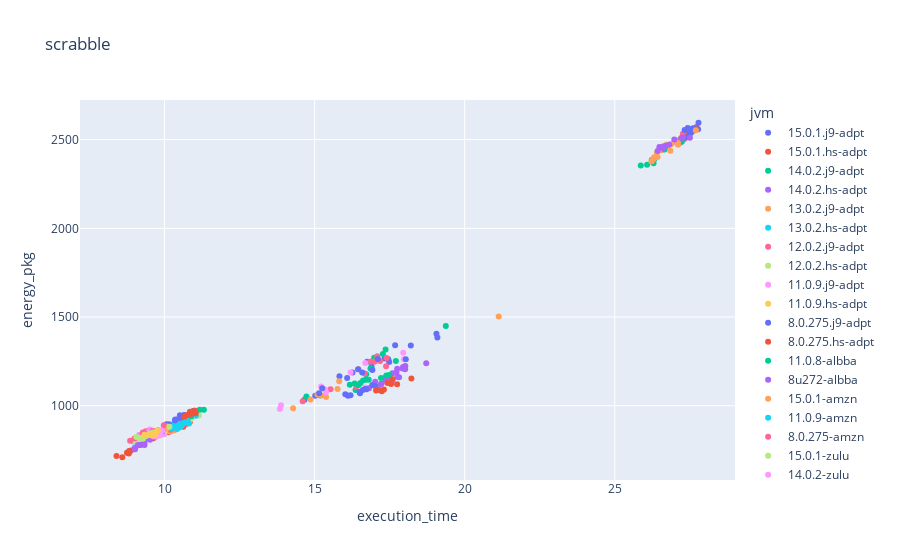

The notebook cell this image was saved under:
### Code cell
pd.options.plotting.backend ='plotly'
data=parse_log("report-scrable-chetemi-8.logs")
# x=x.reset_index()
# fig.show()
for benchmark in data["benchmark"].unique(): 
    fig=data.loc[data["benchmark"]==benchmark].plot.scatter(x="execution_time",y="energy_pkg",color="jvm",title=benchmark)
    fig.show()

### Figure 1 — Plotly figure (JSON) as saved in the notebook; plotly's stock layout.template omitted (floating-point values rounded to 4 significant figures)
{"data": [{"hovertemplate": "jvm=15.0.1.j9-adpt<br>execution_time=%{x}<br>energy_pkg=%{y}<extra></extra>", "legendgroup": "15.0.1.j9-adpt", "marker": {"color": "#636efa", "symbol": "circle"}, "mode": "markers", "name": "15.0.1.j9-adpt", "orientation": "v", "showlegend": true, "type": "scatter", "x": [19.06, 14.66, 16.26, 16.75, 16.9, 17.48, 15.83, 17.33, 15.02, 17.45, 19.09], "xaxis": "x", "y": [1406.0, 1034.0, 1187.0, 1248.0, 1221.0, 1247.0, 1167.0, 1267.0, 1056.0, 1263.0, 1385.0], "yaxis": "y"}, {"hovertemplate": "jvm=15.0.1.hs-adpt<br>execution_time=%{x}<br>energy_pkg=%{y}<extra></extra>", "legendgroup": "15.0.1.hs-adpt", "marker": {"color": "#EF553B", "symbol": "circle"}, "mode": "markers", "name": "15.0.1.hs-adpt", "orientation": "v", "showlegend": true, "type": "scatter", "x": [10.63, 10.39, 10.13, 10.71, 10.52, 10.25, 10.85, 10.62, 10.63, 10.5], "xaxis": "x", "y": [908.7, 869.1, 850.4, 897.2, 902.6, 860.0, 909.2, 881.0, 893.1, 882.5], "yaxis": "y"}, {"hovertemplate": "jvm=14.0.2.j9-adpt<br>execution_time=%{x}<br>energy_pkg=%{y}<extra></extra>", "legendgroup": "14.0.2.j9-adpt", "marker": {"color": "#00cc96", "symbol": "circle"}, "mode": "markers", "name": "14.0.2.j9-adpt", "orientation": "v", "showlegend": true, "type": "scatter", "x": [16.36, 15.19, 19.37, 14.73, 17.36, 17.27, 16.98, 16.86, 16.72, 17.71], "xaxis": "x", "y": [1089.0, 1057.0, 1450.0, 1052.0, 1317.0, 1292.0, 1270.0, 1209.0, 1178.0, 1253.0], "yaxis": "y"}, {"hovertemplate": "jvm=14.0.2.hs-adpt<br>execution_time=%{x}<br>energy_pkg=%{y}<extra></extra>", "legendgroup": "14.0.2.hs-adpt", "marker": {"color": "#ab63fa", "symbol": "circle"}, "mode": "markers", "name": "14.0.2.hs-adpt", "orientation": "v", "showlegend": true, "type": "scatter", "x": [9.072, 9.427, 9.379, 9.477, 9.232, 9.163, 9.349, 9.212, 9.158, 9.287], "xaxis": "x", "y": [819.9, 835.3, 829.7, 841.0, 819.1, 824.2, 835.4, 821.0, 833.8, 826.0], "yaxis": "y"}, {"hovertemplate": "jvm=13.0.2.j9-adpt<br>execution_time=%{x}<br>energy_pkg=%{y}<extra></extra>", "legendgroup": "13.0.2.j9-adpt", "marker": {"color": "#FFA15A", "symbol": "circle"}, "mode": "markers", "name": "13.0.2.j9-adpt", "orientation": "v", "showlegend": true, "type": "scatter", "x": [21.13, 16.46, 15.23, 14.28, 17.07, 15.76, 15.09, 14.86, 15.82, 15.38], "xaxis": "x", "y": [1503.0, 1206.0, 1057.0, 986.4, 1253.0, 1095.0, 1063.0, 1036.0, 1139.0, 1049.0], "yaxis": "y"}, {"hovertemplate": "jvm=13.0.2.hs-adpt<br>execution_time=%{x}<br>energy_pkg=%{y}<extra></extra>", "legendgroup": "13.0.2.hs-adpt", "marker": {"color": "#19d3f3", "symbol": "circle"}, "mode": "markers", "name": "13.0.2.hs-adpt", "orientation": "v", "showlegend": true, "type": "scatter", "x": [9.597, 9.128, 9.259, 9.374, 8.965, 9.309, 9.187, 9.351, 9.247, 9.213], "xaxis": "x", "y": [846.5, 807.5, 823.9, 826.7, 798.2, 813.1, 813.0, 819.2, 815.7, 808.6], "yaxis": "y"}, {"hovertemplate": "jvm=12.0.2.j9-adpt<br>execution_time=%{x}<br>energy_pkg=%{y}<extra></extra>", "legendgroup": "12.0.2.j9-adpt", "marker": {"color": "#FF6692", "symbol": "circle"}, "mode": "markers", "name": "12.0.2.j9-adpt", "orientation": "v", "showlegend": true, "type": "scatter", "x": [16.99, 17.4, 17.18, 16.87, 17.38, 14.6, 15.53, 16.4, 17.09, 16.67], "xaxis": "x", "y": [1248.0, 1269.0, 1252.0, 1250.0, 1223.0, 1025.0, 1093.0, 1107.0, 1278.0, 1182.0], "yaxis": "y"}, {"hovertemplate": "jvm=12.0.2.hs-adpt<br>execution_time=%{x}<br>energy_pkg=%{y}<extra></extra>", "legendgroup": "12.0.2.hs-adpt", "marker": {"color": "#B6E880", "symbol": "circle"}, "mode": "markers", "name": "12.0.2.hs-adpt", "orientation": "v", "showlegend": true, "type": "scatter", "x": [9.375, 9.529, 9.544, 9.621, 9.673, 9.709, 9.561, 9.705, 9.545, 9.771], "xaxis": "x", "y": [816.1, 819.8, 827.4, 815.9, 826.3, 825.5, 820.6, 845.8, 830.6, 830.9], "yaxis": "y"}, {"hovertemplate": "jvm=11.0.9.j9-adpt<br>execution_time=%{x}<br>energy_pkg=%{y}<extra></extra>", "legendgroup": "11.0.9.j9-adpt", "marker": {"color": "#FF97FF", "symbol": "circle"}, "mode": "markers", "name": "11.0.9.j9-adpt", "orientation": "v", "showlegend": true, "type": "scatter", "x": [16.69, 15.38, 16.68, 15.22, 16.2, 13.84, 17.97, 17.95, 15.35, 13.88], "xaxis": "x", "y": [1241.0, 1076.0, 1103.0, 1108.0, 1187.0, 981.6, 1262.0, 1298.0, 1092.0, 1003.0], "yaxis": "y"}, {"hovertemplate": "jvm=11.0.9.hs-adpt<br>execution_time=%{x}<br>energy_pkg=%{y}<extra></extra>", "legendgroup": "11.0.9.hs-adpt", "marker": {"color": "#FECB52", "symbol": "circle"}, "mode": "markers", "name": "11.0.9.hs-adpt", "orientation": "v", "showlegend": true, "type": "scatter", "x": [9.324, 9.377, 9.699, 9.467, 9.4, 9.658, 9.456, 9.695, 9.502, 9.545], "xaxis": "x", "y": [821.5, 823.3, 855.5, 829.3, 819, 836.5, 842.1, 836.0, 833.4, 832.7], "yaxis": "y"}, {"hovertemplate": "jvm=8.0.275.j9-adpt<br>execution_time=%{x}<br>energy_pkg=%{y}<extra></extra>", "legendgroup": "8.0.275.j9-adpt", "marker": {"color": "#636efa", "symbol": "circle"}, "mode": "markers", "name": "8.0.275.j9-adpt", "orientation": "v", "showlegend": true, "type": "scatter", "x": [15.25, 17.11, 17.68, 16.59, 18.04, 16.08, 15.15, 16.92, 16.45, 18.2], "xaxis": "x", "y": [1098.0, 1264.0, 1341.0, 1187.0, 1263.0, 1157.0, 1070.0, 1202.0, 1205.0, 1339.0], "yaxis": "y"}, {"hovertemplate": "jvm=8.0.275.hs-adpt<br>execution_time=%{x}<br>energy_pkg=%{y}<extra></extra>", "legendgroup": "8.0.275.hs-adpt", "marker": {"color": "#EF553B", "symbol": "circle"}, "mode": "markers", "name": "8.0.275.hs-adpt", "orientation": "v", "showlegend": true, "type": "scatter", "x": [27.34, 27.48, 27.31, 27.24, 27.15, 27.72, 27.2, 27.36, 27.53, 27.43], "xaxis": "x", "y": [2510.0, 2533.0, 2519.0, 2511.0, 2496.0, 2571.0, 2505.0, 2534.0, 2548.0, 2525.0], "yaxis": "y"}, {"hovertemplate": "jvm=11.0.8-albba<br>execution_time=%{x}<br>energy_pkg=%{y}<extra></extra>", "legendgroup": "11.0.8-albba", "marker": {"color": "#00cc96", "symbol": "circle"}, "mode": "markers", "name": "11.0.8-albba", "orientation": "v", "showlegend": true, "type": "scatter", "x": [9.509, 9.5, 9.482, 9.598, 9.432, 9.506, 9.47, 9.554, 9.361, 9.505], "xaxis": "x", "y": [828.5, 827.7, 832.0, 834.2, 831.7, 826.3, 837.5, 832.1, 821.9, 831.6], "yaxis": "y"}, {"hovertemplate": "jvm=8u272-albba<br>execution_time=%{x}<br>energy_pkg=%{y}<extra></extra>", "legendgroup": "8u272-albba", "marker": {"color": "#ab63fa", "symbol": "circle"}, "mode": "markers", "name": "8u272-albba", "orientation": "v", "showlegend": true, "type": "scatter", "x": [17.43, 17.76, 17.21, 17.37, 17.57, 17.02, 16.81, 17.23, 17.52, 17.81], "xaxis": "x", "y": [1136.0, 1164.0, 1121, 1145.0, 1137.0, 1135.0, 1099.0, 1125.0, 1154.0, 1160.0], "yaxis": "y"}, {"hovertemplate": "jvm=15.0.1-amzn<br>execution_time=%{x}<br>energy_pkg=%{y}<extra></extra>", "legendgroup": "15.0.1-amzn", "marker": {"color": "#FFA15A", "symbol": "circle"}, "mode": "markers", "name": "15.0.1-amzn", "orientation": "v", "showlegend": true, "type": "scatter", "x": [10.46, 10.52, 10.22, 10.33, 10.73, 10.17, 10.33, 10.87, 10.48, 10.47], "xaxis": "x", "y": [904.4, 900.7, 862.0, 861.5, 905.6, 854.9, 868.7, 927.5, 887.1, 885.9], "yaxis": "y"}, {"hovertemplate": "jvm=11.0.9-amzn<br>execution_time=%{x}<br>energy_pkg=%{y}<extra></extra>", "legendgroup": "11.0.9-amzn", "marker": {"color": "#19d3f3", "symbol": "circle"}, "mode": "markers", "name": "11.0.9-amzn", "orientation": "v", "showlegend": true, "type": "scatter", "x": [9.425, 9.661, 9.778, 9.565, 9.824, 9.663, 9.511, 9.66, 9.897, 9.568], "xaxis": "x", "y": [829.0, 840.5, 844.0, 831.8, 844.4, 829.5, 824.9, 836.0, 852.6, 842.5], "yaxis": "y"}, {"hovertemplate": "jvm=8.0.275-amzn<br>execution_time=%{x}<br>energy_pkg=%{y}<extra></extra>", "legendgroup": "8.0.275-amzn", "marker": {"color": "#FF6692", "symbol": "circle"}, "mode": "markers", "name": "8.0.275-amzn", "orientation": "v", "showlegend": true, "type": "scatter", "x": [27.26, 27.05, 27.09, 27.15, 27.31, 27.17, 27.27, 27.11, 27.11, 27.3], "xaxis": "x", "y": [2504.0, 2486.0, 2485.0, 2497.0, 2503.0, 2482.0, 2533.0, 2482.0, 2488.0, 2502.0], "yaxis": "y"}, {"hovertemplate": "jvm=15.0.1-zulu<br>execution_time=%{x}<br>energy_pkg=%{y}<extra></extra>", "legendgroup": "15.0.1-zulu", "marker": {"color": "#B6E880", "symbol": "circle"}, "mode": "markers", "name": "15.0.1-zulu", "orientation": "v", "showlegend": true, "type": "scatter", "x": [10.45, 10.5, 10.86, 11.08, 10.39, 11.14, 10.83, 10.87, 10.79, 10.82], "xaxis": "x", "y": [888.7, 907.8, 921.9, 947.3, 897.3, 945.1, 924.0, 934.8, 922.1, 912.7], "yaxis": "y"}, {"hovertemplate": "jvm=14.0.2-zulu<br>execution_time=%{x}<br>energy_pkg=%{y}<extra></extra>", "legendgroup": "14.0.2-zulu", "marker": {"color": "#FF97FF", "symbol": "circle"}, "mode": "markers", "name": "14.0.2-zulu", "orientation": "v", "showlegend": true, "type": "scatter", "x": [9.223, 9.648, 9.341, 9.6, 9.589, 9.507, 9.382, 9.63, 9.355, 9.293], "xaxis": "x", "y": [823.6, 851.7, 842.8, 853.9, 848.4, 865.9, 843.3, 859.4, 836.4, 837.8], "yaxis": "y"}, {"hovertemplate": "jvm=13.0.5-zulu<br>execution_time=%{x}<br>energy_pkg=%{y}<extra></extra>", "legendgroup": "13.0.5-zulu", "marker": {"color": "#FECB52", "symbol": "circle"}, "mode": "markers", "name": "13.0.5-zulu", "orientation": "v", "showlegend": true, "type": "scatter", "x": [9.325, 8.985, 9.358, 9.145, 9.315, 9.553, 9.508, 9.331, 9.145, 9.491], "xaxis": "x", "y": [830.9, 802.4, 824.0, 813.7, 826.0, 843.1, 829.1, 829.5, 823.5, 827.6], "yaxis": "y"}, {"hovertemplate": "jvm=12.0.2-zulu<br>execution_time=%{x}<br>energy_pkg=%{y}<extra></extra>", "legendgroup": "12.0.2-zulu", "marker": {"color": "#636efa", "symbol": "circle"}, "mode": "markers", "name": "12.0.2-zulu", "orientation": "v", "showlegend": true, "type": "scatter", "x": [9.753, 9.93, 9.739, 9.815, 9.678, 9.655, 9.925, 9.546, 9.763, 9.721], "xaxis": "x", "y": [838.0, 842.1, 836.1, 838.4, 835.0, 828.1, 840.9, 816.4, 833.7, 832.4], "yaxis": "y"}, {"hovertemplate": "jvm=11.0.9-zulu<br>execution_time=%{x}<br>energy_pkg=%{y}<extra></extra>", "legendgroup": "11.0.9-zulu", "marker": {"color": "#EF553B", "symbol": "circle"}, "mode": "markers", "name": "11.0.9-zulu", "orientation": "v", "showlegend": true, "type": "scatter", "x": [9.79, 9.364, 9.661, 9.5, 9.491, 9.634, 9.659, 9.721, 9.377, 9.471], "xaxis": "x", "y": [848.2, 835.9, 831, 834.8, 827.9, 834.7, 847.4, 844.0, 843.5, 825.9], "yaxis": "y"}, {"hovertemplate": "jvm=10.0.2-zulu<br>execution_time=%{x}<br>energy_pkg=%{y}<extra></extra>", "legendgroup": "10.0.2-zulu", "marker": {"color": "#00cc96", "symbol": "circle"}, "mode": "markers", "name": "10.0.2-zulu", "orientation": "v", "showlegend": true, "type": "scatter", "x": [11.17, 10.89, 10.98, 10.91, 11.01, 10.89, 10.83, 10.94, 11.31, 10.91], "xaxis": "x", "y": [977.9, 960.0, 970.3, 965.3, 963.3, 942.8, 938.0, 953.5, 977.3, 941.6], "yaxis": "y"}, {"hovertemplate": "jvm=9.0.7-zulu<br>execution_time=%{x}<br>energy_pkg=%{y}<extra></extra>", "legendgroup": "9.0.7-zulu", "marker": {"color": "#ab63fa", "symbol": "circle"}, "mode": "markers", "name": "9.0.7-zulu", "orientation": "v", "showlegend": true, "type": "scatter", "x": [17.93, 17.38, 17.75, 18.0, 18.02, 17.59, 18.72, 18.02, 17.73, 17.95], "xaxis": "x", "y": [1210.0, 1164.0, 1208.0, 1219.0, 1224.0, 1183.0, 1240.0, 1206.0, 1189.0, 1218.0], "yaxis": "y"}, {"hovertemplate": "jvm=8.0.272-zulu<br>execution_time=%{x}<br>energy_pkg=%{y}<extra></extra>", "legendgroup": "8.0.272-zulu", "marker": {"color": "#FFA15A", "symbol": "circle"}, "mode": "markers", "name": "8.0.272-zulu", "orientation": "v", "showlegend": true, "type": "scatter", "x": [26.73, 26.52, 26.57, 26.45, 26.41, 26.89, 26.55, 26.82, 26.65, 26.74], "xaxis": "x", "y": [2472.0, 2450.0, 2442.0, 2438.0, 2427.0, 2476.0, 2442.0, 2471.0, 2449.0, 2458.0], "yaxis": "y"}, {"hovertemplate": "jvm=15.0.1-librca<br>execution_time=%{x}<br>energy_pkg=%{y}<extra></extra>", "legendgroup": "15.0.1-librca", "marker": {"color": "#19d3f3", "symbol": "circle"}, "mode": "markers", "name": "15.0.1-librca", "orientation": "v", "showlegend": true, "type": "scatter", "x": [10.54, 10.58, 10.61, 10.6, 11.04, 10.76, 10.48, 10.58, 10.66, 10.74], "xaxis": "x", "y": [918.0, 889.6, 899.1, 913.3, 943.2, 909.4, 889.6, 909.7, 904.5, 917.6], "yaxis": "y"}, {"hovertemplate": "jvm=14.0.2-librca<br>execution_time=%{x}<br>energy_pkg=%{y}<extra></extra>", "legendgroup": "14.0.2-librca", "marker": {"color": "#FF6692", "symbol": "circle"}, "mode": "markers", "name": "14.0.2-librca", "orientation": "v", "showlegend": true, "type": "scatter", "x": [9.467, 9.523, 9.478, 9.445, 9.595, 9.199, 9.378, 9.442, 9.63, 9.573], "xaxis": "x", "y": [849.5, 849.5, 843.6, 848.7, 858.2, 831.4, 855.8, 843.2, 855.7, 857.9], "yaxis": "y"}, {"hovertemplate": "jvm=13.0.2-librca<br>execution_time=%{x}<br>energy_pkg=%{y}<extra></extra>", "legendgroup": "13.0.2-librca", "marker": {"color": "#B6E880", "symbol": "circle"}, "mode": "markers", "name": "13.0.2-librca", "orientation": "v", "showlegend": true, "type": "scatter", "x": [9.166, 9.173, 9.017, 9.031, 9.014, 9.579, 9.247, 9.2, 9.063, 9.312], "xaxis": "x", "y": [804.6, 803.9, 799.9, 804.6, 802.7, 828.9, 810.5, 807.0, 811.8, 808.8], "yaxis": "y"}, {"hovertemplate": "jvm=12.0.2-librca<br>execution_time=%{x}<br>energy_pkg=%{y}<extra></extra>", "legendgroup": "12.0.2-librca", "marker": {"color": "#FF97FF", "symbol": "circle"}, "mode": "markers", "name": "12.0.2-librca", "orientation": "v", "showlegend": true, "type": "scatter", "x": [9.578, 9.85, 9.818, 9.507, 9.76, 9.685, 9.85, 9.994, 9.836, 9.807], "xaxis": "x", "y": [825.5, 845.6, 850.2, 830.2, 841.5, 850.8, 850.5, 839.3, 843.2, 836.6], "yaxis": "y"}, {"hovertemplate": "jvm=11.0.9-librca<br>execution_time=%{x}<br>energy_pkg=%{y}<extra></extra>", "legendgroup": "11.0.9-librca", "marker": {"color": "#FECB52", "symbol": "circle"}, "mode": "markers", "name": "11.0.9-librca", "orientation": "v", "showlegend": true, "type": "scatter", "x": [9.738, 9.7, 9.458, 9.727, 9.495, 9.708, 9.502, 9.484, 9.601, 9.548], "xaxis": "x", "y": [840.3, 846.6, 832.6, 854.6, 838.5, 848.4, 828.9, 828.2, 832.6, 830.7], "yaxis": "y"}, {"hovertemplate": "jvm=8.0.275-librca<br>execution_time=%{x}<br>energy_pkg=%{y}<extra></extra>", "legendgroup": "8.0.275-librca", "marker": {"color": "#636efa", "symbol": "circle"}, "mode": "markers", "name": "8.0.275-librca", "orientation": "v", "showlegend": true, "type": "scatter", "x": [27.43, 27.36, 27.54, 27.51, 27.33, 27.77, 27.6, 27.79, 27.62, 27.47], "xaxis": "x", "y": [2565.0, 2512.0, 2538.0, 2539.0, 2554.0, 2558.0, 2565.0, 2595.0, 2550.0, 2560.0], "yaxis": "y"}, {"hovertemplate": "jvm=20.2.0.r11-grl<br>execution_time=%{x}<br>energy_pkg=%{y}<extra></extra>", "legendgroup": "20.2.0.r11-grl", "marker": {"color": "#EF553B", "symbol": "circle"}, "mode": "markers", "name": "20.2.0.r11-grl", "orientation": "v", "showlegend": true, "type": "scatter", "x": [8.882, 9.626, 8.796, 8.748, 8.812, 9.623, 8.82, 8.4, 8.834, 8.593], "xaxis": "x", "y": [747.2, 819.9, 734.1, 735.2, 730.9, 816.1, 744.4, 717.3, 743.2, 709.5], "yaxis": "y"}, {"hovertemplate": "jvm=20.2.0.r8-grl<br>execution_time=%{x}<br>energy_pkg=%{y}<extra></extra>", "legendgroup": "20.2.0.r8-grl", "marker": {"color": "#00cc96", "symbol": "circle"}, "mode": "markers", "name": "20.2.0.r8-grl", "orientation": "v", "showlegend": true, "type": "scatter", "x": [26.32, 26.23, 26.29, 26.66, 26.08, 26.28, 27.23, 25.87, 26.27, 27.2], "xaxis": "x", "y": [2390.0, 2385.0, 2368.0, 2444.0, 2359.0, 2380.0, 2488.0, 2354.0, 2385.0, 2496.0], "yaxis": "y"}, {"hovertemplate": "jvm=19.3.4.r11-grl<br>execution_time=%{x}<br>energy_pkg=%{y}<extra></extra>", "legendgroup": "19.3.4.r11-grl", "marker": {"color": "#ab63fa", "symbol": "circle"}, "mode": "markers", "name": "19.3.4.r11-grl", "orientation": "v", "showlegend": true, "type": "scatter", "x": [9.154, 9.019, 9.517, 9.33, 9.211, 9.332, 9.333, 9.016, 9.109, 9.005], "xaxis": "x", "y": [778.6, 758.3, 808.4, 789.9, 779.0, 778.9, 803.6, 754.7, 777.2, 761.2], "yaxis": "y"}, {"hovertemplate": "jvm=19.3.4.r8-grl<br>execution_time=%{x}<br>energy_pkg=%{y}<extra></extra>", "legendgroup": "19.3.4.r8-grl", "marker": {"color": "#FFA15A", "symbol": "circle"}, "mode": "markers", "name": "19.3.4.r8-grl", "orientation": "v", "showlegend": true, "type": "scatter", "x": [27.7, 26.31, 26.22, 27.1, 27.09, 26.43, 26.29, 26.26, 26.85, 27.11], "xaxis": "x", "y": [2554.0, 2400.0, 2377.0, 2480.0, 2485.0, 2402.0, 2393.0, 2384.0, 2438.0, 2471.0], "yaxis": "y"}, {"hovertemplate": "jvm=16.ea.24-open<br>execution_time=%{x}<br>energy_pkg=%{y}<extra></extra>", "legendgroup": "16.ea.24-open", "marker": {"color": "#19d3f3", "symbol": "circle"}, "mode": "markers", "name": "16.ea.24-open", "orientation": "v", "showlegend": true, "type": "scatter", "x": [10.68, 10.18, 10.37, 10.54, 10.56, 10.5, 10.62, 10.45, 10.26, 10.4], "xaxis": "x", "y": [928.6, 868.1, 914.4, 907.6, 916.0, 895.4, 921.9, 901.8, 892.3, 887.0], "yaxis": "y"}, {"hovertemplate": "jvm=15.0.1-open<br>execution_time=%{x}<br>energy_pkg=%{y}<extra></extra>", "legendgroup": "15.0.1-open", "marker": {"color": "#FF6692", "symbol": "circle"}, "mode": "markers", "name": "15.0.1-open", "orientation": "v", "showlegend": true, "type": "scatter", "x": [10.38, 10.67, 10.43, 10.19, 10.49, 10.59, 10.3, 10.23, 10.45, 10.49], "xaxis": "x", "y": [883.9, 899.8, 895.6, 864.2, 887.1, 895.7, 876.1, 869.3, 896.9, 903.7], "yaxis": "y"}, {"hovertemplate": "jvm=14.0.2-open<br>execution_time=%{x}<br>energy_pkg=%{y}<extra></extra>", "legendgroup": "14.0.2-open", "marker": {"color": "#B6E880", "symbol": "circle"}, "mode": "markers", "name": "14.0.2-open", "orientation": "v", "showlegend": true, "type": "scatter", "x": [9.224, 9.124, 9.097, 9.203, 9.222, 9.255, 9.412, 9.311, 9.66, 9.281], "xaxis": "x", "y": [831.0, 818.4, 818.9, 828.9, 822.8, 827.5, 844.5, 826.5, 849.9, 815.8], "yaxis": "y"}, {"hovertemplate": "jvm=13.0.2-open<br>execution_time=%{x}<br>energy_pkg=%{y}<extra></extra>", "legendgroup": "13.0.2-open", "marker": {"color": "#FF97FF", "symbol": "circle"}, "mode": "markers", "name": "13.0.2-open", "orientation": "v", "showlegend": true, "type": "scatter", "x": [9.57, 9.498, 9.517, 9.179, 9.558, 9.514, 9.426, 9.791, 9.601, 9.195], "xaxis": "x", "y": [845.0, 845.6, 843.7, 833.5, 847.6, 854.7, 848.5, 855.0, 854.6, 827.8], "yaxis": "y"}, {"hovertemplate": "jvm=12.0.2-open<br>execution_time=%{x}<br>energy_pkg=%{y}<extra></extra>", "legendgroup": "12.0.2-open", "marker": {"color": "#FECB52", "symbol": "circle"}, "mode": "markers", "name": "12.0.2-open", "orientation": "v", "showlegend": true, "type": "scatter", "x": [9.62, 10.06, 10.01, 9.636, 9.836, 10.07, 9.974, 9.893, 9.981, 9.853], "xaxis": "x", "y": [833.4, 888.9, 857.3, 849.1, 832.6, 874.5, 859.8, 858.0, 880.7, 846.7], "yaxis": "y"}, {"hovertemplate": "jvm=11.0.2-open<br>execution_time=%{x}<br>energy_pkg=%{y}<extra></extra>", "legendgroup": "11.0.2-open", "marker": {"color": "#636efa", "symbol": "circle"}, "mode": "markers", "name": "11.0.2-open", "orientation": "v", "showlegend": true, "type": "scatter", "x": [10.95, 10.65, 10.06, 10.35, 10.57, 10.51, 10.15, 10.49, 10.36, 10.6], "xaxis": "x", "y": [970.3, 947.2, 896.0, 917.0, 935.4, 945.7, 895, 930.5, 921.9, 942.2], "yaxis": "y"}, {"hovertemplate": "jvm=10.0.2-open<br>execution_time=%{x}<br>energy_pkg=%{y}<extra></extra>", "legendgroup": "10.0.2-open", "marker": {"color": "#EF553B", "symbol": "circle"}, "mode": "markers", "name": "10.0.2-open", "orientation": "v", "showlegend": true, "type": "scatter", "x": [10.73, 10.66, 11.01, 10.81, 10.93, 11.04, 11.0, 10.85, 10.93, 11.01], "xaxis": "x", "y": [946.7, 938.5, 971.5, 950.7, 962.5, 957.9, 971.1, 966.2, 955.5, 960.6], "yaxis": "y"}, {"hovertemplate": "jvm=9.0.4-open<br>execution_time=%{x}<br>energy_pkg=%{y}<extra></extra>", "legendgroup": "9.0.4-open", "marker": {"color": "#00cc96", "symbol": "circle"}, "mode": "markers", "name": "9.0.4-open", "orientation": "v", "showlegend": true, "type": "scatter", "x": [16.47, 17.49, 16.61, 16.34, 17.21, 16.71, 16.17, 16.8, 16.53, 17.39], "xaxis": "x", "y": [1117.0, 1173.0, 1143.0, 1125.0, 1156.0, 1146.0, 1118.0, 1146.0, 1128.0, 1171.0], "yaxis": "y"}, {"hovertemplate": "jvm=8.0.265-open<br>execution_time=%{x}<br>energy_pkg=%{y}<extra></extra>", "legendgroup": "8.0.265-open", "marker": {"color": "#ab63fa", "symbol": "circle"}, "mode": "markers", "name": "8.0.265-open", "orientation": "v", "showlegend": true, "type": "scatter", "x": [26.98, 26.69, 26.61, 26.49, 26.81, 26.59, 26.43, 27.22, 27.27, 27.5], "xaxis": "x", "y": [2501.0, 2466.0, 2461.0, 2458.0, 2471.0, 2452.0, 2436.0, 2510.0, 2512.0, 2511.0], "yaxis": "y"}, {"hovertemplate": "jvm=20.2.0.0-mandrel<br>execution_time=%{x}<br>energy_pkg=%{y}<extra></extra>", "legendgroup": "20.2.0.0-mandrel", "marker": {"color": "#FFA15A", "symbol": "circle"}, "mode": "markers", "name": "20.2.0.0-mandrel", "orientation": "v", "showlegend": true, "type": "scatter", "x": [9.541, 9.737, 9.793, 9.634, 9.926, 10.0, 10.08, 9.589, 9.751, 9.618], "xaxis": "x", "y": [838.7, 852.6, 862.8, 843.5, 854.0, 868.1, 882.5, 847.4, 848.2, 842.1], "yaxis": "y"}, {"hovertemplate": "jvm=15.0.1-sapmchn<br>execution_time=%{x}<br>energy_pkg=%{y}<extra></extra>", "legendgroup": "15.0.1-sapmchn", "marker": {"color": "#19d3f3", "symbol": "circle"}, "mode": "markers", "name": "15.0.1-sapmchn", "orientation": "v", "showlegend": true, "type": "scatter", "x": [10.5, 10.68, 9.925, 10.49, 10.42, 10.3, 10.55, 10.82, 10.25, 10.43], "xaxis": "x", "y": [893.6, 905.7, 853.8, 877.8, 868.2, 883.6, 886.3, 899.4, 871.1, 885.9], "yaxis": "y"}, {"hovertemplate": "jvm=14.0.2-sapmchn<br>execution_time=%{x}<br>energy_pkg=%{y}<extra></extra>", "legendgroup": "14.0.2-sapmchn", "marker": {"color": "#FF6692", "symbol": "circle"}, "mode": "markers", "name": "14.0.2-sapmchn", "orientation": "v", "showlegend": true, "type": "scatter", "x": [9.268, 9.308, 9.0, 9.326, 9.23, 9.975, 9.276, 9.313, 9.575, 8.854], "xaxis": "x", "y": [820.0, 847.3, 814.6, 843.1, 828.9, 890.0, 849.7, 843.7, 851.4, 803.2], "yaxis": "y"}, {"hovertemplate": "jvm=13.0.2-sapmchn<br>execution_time=%{x}<br>energy_pkg=%{y}<extra></extra>", "legendgroup": "13.0.2-sapmchn", "marker": {"color": "#B6E880", "symbol": "circle"}, "mode": "markers", "name": "13.0.2-sapmchn", "orientation": "v", "showlegend": true, "type": "scatter", "x": [9.594, 9.505, 9.628, 9.481, 10.16, 9.534, 9.287, 9.181, 9.384, 9.062], "xaxis": "x", "y": [848.0, 840.0, 844.3, 835.2, 882.0, 844.1, 815.6, 819.6, 829.5, 823.4], "yaxis": "y"}, {"hovertemplate": "jvm=12.0.2-sapmchn<br>execution_time=%{x}<br>energy_pkg=%{y}<extra></extra>", "legendgroup": "12.0.2-sapmchn", "marker": {"color": "#FF97FF", "symbol": "circle"}, "mode": "markers", "name": "12.0.2-sapmchn", "orientation": "v", "showlegend": true, "type": "scatter", "x": [9.721, 9.783, 9.924, 9.848, 9.871, 9.735, 9.645, 9.762, 9.856, 9.687], "xaxis": "x", "y": [839.1, 841.8, 859.0, 852.4, 858.5, 827.2, 825.9, 847.7, 834.9, 835.0], "yaxis": "y"}, {"hovertemplate": "jvm=11.0.9-sapmchn<br>execution_time=%{x}<br>energy_pkg=%{y}<extra></extra>", "legendgroup": "11.0.9-sapmchn", "marker": {"color": "#FECB52", "symbol": "circle"}, "mode": "markers", "name": "11.0.9-sapmchn", "orientation": "v", "showlegend": true, "type": "scatter", "x": [9.578, 9.71, 9.466, 9.328, 9.617, 9.625, 9.774, 9.689, 9.68, 9.618], "xaxis": "x", "y": [832.6, 846.5, 834.8, 836.3, 836.7, 838.5, 859.8, 833.5, 837.3, 838.6], "yaxis": "y"}, {"hovertemplate": "jvm=11.0.9-trava<br>execution_time=%{x}<br>energy_pkg=%{y}<extra></extra>", "legendgroup": "11.0.9-trava", "marker": {"color": "#636efa", "symbol": "circle"}, "mode": "markers", "name": "11.0.9-trava", "orientation": "v", "showlegend": true, "type": "scatter", "x": [16.5, 16.2, 16.92, 16.69, 16.51, 16.73, 17.03, 16.02, 16.61, 16.11], "xaxis": "x", "y": [1078.0, 1058.0, 1117.0, 1094.0, 1071.0, 1093.0, 1109.0, 1065.0, 1089.0, 1056.0], "yaxis": "y"}, {"hovertemplate": "jvm=8.0.232-trava<br>execution_time=%{x}<br>energy_pkg=%{y}<extra></extra>", "legendgroup": "8.0.232-trava", "marker": {"color": "#EF553B", "symbol": "circle"}, "mode": "markers", "name": "8.0.232-trava", "orientation": "v", "showlegend": true, "type": "scatter", "x": [17.43, 17.6, 18.22, 17.31, 17.55, 17.54, 17.24, 17.05, 17.75, 17.13], "xaxis": "x", "y": [1128.0, 1149.0, 1154.0, 1092.0, 1123.0, 1128.0, 1082.0, 1086.0, 1121.0, 1090.0], "yaxis": "y"}], "layout": {"legend": {"title": {"text": "jvm"}, "tracegroupgap": 0}, "title": {"text": "scrabble"}, "xaxis": {"anchor": "y", "domain": [0, 1], "title": {"text": "execution_time"}}, "yaxis": {"anchor": "x", "domain": [0, 1], "title": {"text": "energy_pkg"}}}}
